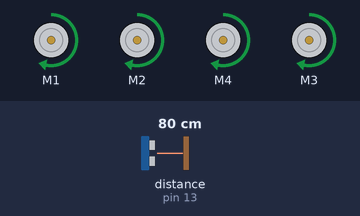
Bench run of a sketch on a simulated Arduino Uno, built with avr-gcc and run on an emulated ATmega328P. Shown: 4 × DC motor (green arrow = forward, orange = backward, longer = faster). The inputs (shaded band) are chosen by the test bench; at power-on: distance to the obstacle (sensor on pin 13) 80 cm. What the sketch prints to the serial monitor is not drawn.

Above: at 0.1 s.
Timing chart, 0 to 1.6 s (numbered marks = the images above):
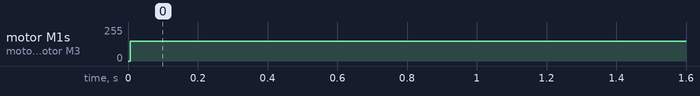

Measured:
- by itself, motor M1, motor M2, motor M4, motor M3: stopped → forward 150/255 at 0.01 s

The sketch:

DCforwardTest.ino
```cpp
#include "Ultrasonic.h"
#include <Wire.h>
#include <Adafruit_MotorShield.h>
#include "utility/Adafruit_MS_PWMServoDriver.h"

// Create the motor shield object with the default I2C address
Adafruit_MotorShield AFMS = Adafruit_MotorShield();
// Or, create it with a different I2C address (say for stacking)
// Adafruit_MotorShield AFMS = Adafruit_MotorShield(0x61);

// Select which 'port' M1, M2, M3 or M4. In this case, M1
Adafruit_DCMotor *RR = AFMS.getMotor(1);
Adafruit_DCMotor *RF = AFMS.getMotor(2);
Adafruit_DCMotor *LF = AFMS.getMotor(3);
Adafruit_DCMotor *LR = AFMS.getMotor(4);
// You can also make another motor on port M2
//Adafruit_DCMotor *myOtherMotor = AFMS.getMotor(2);
Ultrasonic ultrasonic(12,13);

void setup() {
  Serial.begin(9600);           // set up Serial library at 9600 bps
  Serial.println("DC Motor test!");

  AFMS.begin();  // create with the default frequency 1.6KHz
  //AFMS.begin(1000);  // OR with a different frequency, say 1KHz

  // Set the speed to start, from 0 (off) to 255 (max speed)
//  myMotor->setSpeed(150);
//  myMotor->run(FORWARD);
//  // turn on motor
//  myMotor->run(RELEASE);
  RR->setSpeed(150);
  RF->setSpeed(150);
  LR->setSpeed(150);
  LF->setSpeed(150);
}

void loop() {

  Serial.print(ultrasonic.Ranging(CM));
  Serial.println("cm");

  RR->run(FORWARD);
  RF->run(FORWARD);
  LR->run(FORWARD);
  LF->run(FORWARD);

}

//void forward()
```
